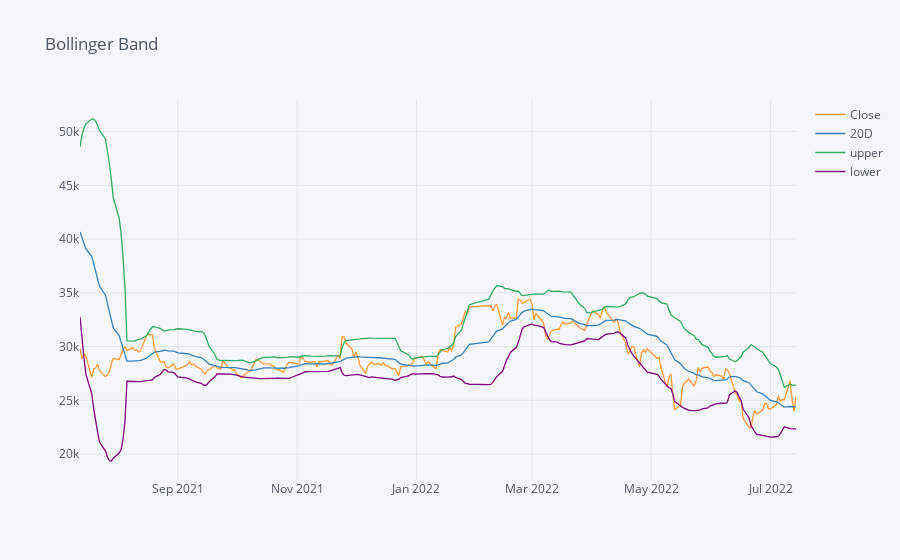

The notebook cell saved with this chart:
### Code cell
MBB[['Close','20D','upper','lower']].tail(252).iplot(title='Bollinger Band')
#biểu đồ bollinger band

### Figure 1 — Plotly figure (JSON) as saved in the notebook; plotly's stock layout.template omitted (floating-point values rounded to 4 significant figures; data arrays with more than 128 entries replaced by an {"elided": "..."} marker saying what was removed)
{"data": [{"line": {"color": "rgba(255, 153, 51, 1.0)", "dash": "solid", "shape": "linear", "width": 1.3}, "mode": "lines", "name": "Close", "text": "", "type": "scatter", "x": {"elided": "252 str values"}, "y": {"elided": "252 int values"}}, {"line": {"color": "rgba(55, 128, 191, 1.0)", "dash": "solid", "shape": "linear", "width": 1.3}, "mode": "lines", "name": "20D", "text": "", "type": "scatter", "x": {"elided": "252 str values"}, "y": {"elided": "252 float values"}}, {"line": {"color": "rgba(50, 171, 96, 1.0)", "dash": "solid", "shape": "linear", "width": 1.3}, "mode": "lines", "name": "upper", "text": "", "type": "scatter", "x": {"elided": "252 str values"}, "y": {"elided": "252 float values"}}, {"line": {"color": "rgba(128, 0, 128, 1.0)", "dash": "solid", "shape": "linear", "width": 1.3}, "mode": "lines", "name": "lower", "text": "", "type": "scatter", "x": {"elided": "252 str values"}, "y": {"elided": "252 float values"}}], "layout": {"legend": {"bgcolor": "#F5F6F9", "font": {"color": "#4D5663"}}, "paper_bgcolor": "#F5F6F9", "plot_bgcolor": "#F5F6F9", "title": {"font": {"color": "#4D5663"}, "text": "Bollinger Band"}, "xaxis": {"gridcolor": "#E1E5ED", "showgrid": true, "tickfont": {"color": "#4D5663"}, "title": {"font": {"color": "#4D5663"}, "text": ""}, "zerolinecolor": "#E1E5ED"}, "yaxis": {"gridcolor": "#E1E5ED", "showgrid": true, "tickfont": {"color": "#4D5663"}, "title": {"font": {"color": "#4D5663"}, "text": ""}, "zerolinecolor": "#E1E5ED"}}}
